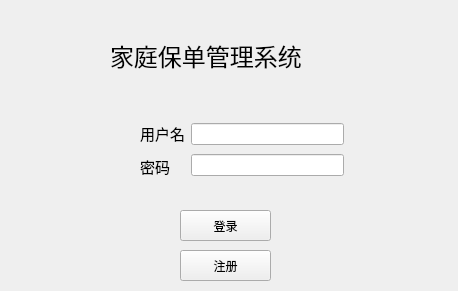
<?xml version="1.0" encoding="UTF-8"?>
<ui version="4.0">
 <class>systemLogin</class>
 <widget class="QWidget" name="systemLogin">
  <property name="geometry">
   <rect>
    <x>0</x>
    <y>0</y>
    <width>458</width>
    <height>291</height>
   </rect>
  </property>
  <property name="windowTitle">
   <string>系统登入</string>
  </property>
  <widget class="QLabel" name="label">
   <property name="geometry">
    <rect>
     <x>110</x>
     <y>30</y>
     <width>251</width>
     <height>51</height>
    </rect>
   </property>
   <property name="font">
    <font>
     <family>微软雅黑</family>
     <pointsize>18</pointsize>
    </font>
   </property>
   <property name="text">
    <string>家庭保单管理系统</string>
   </property>
  </widget>
  <widget class="QPushButton" name="loginBtn">
   <property name="geometry">
    <rect>
     <x>180</x>
     <y>210</y>
     <width>91</width>
     <height>31</height>
    </rect>
   </property>
   <property name="font">
    <font>
     <family>微软雅黑</family>
     <pointsize>9</pointsize>
    </font>
   </property>
   <property name="text">
    <string>登录</string>
   </property>
  </widget>
  <widget class="QPushButton" name="regBtn">
   <property name="geometry">
    <rect>
     <x>180</x>
     <y>250</y>
     <width>91</width>
     <height>31</height>
    </rect>
   </property>
   <property name="font">
    <font>
     <family>微软雅黑</family>
     <pointsize>9</pointsize>
    </font>
   </property>
   <property name="text">
    <string>注册</string>
   </property>
  </widget>
  <widget class="QWidget" name="">
   <property name="geometry">
    <rect>
     <x>140</x>
     <y>120</y>
     <width>204</width>
     <height>59</height>
    </rect>
   </property>
   <layout class="QHBoxLayout" name="horizontalLayout">
    <item>
     <layout class="QVBoxLayout" name="verticalLayout_2">
      <item>
       <widget class="QLabel" name="label_2">
        <property name="font">
         <font>
          <family>微软雅黑</family>
          <pointsize>11</pointsize>
         </font>
        </property>
        <property name="text">
         <string>用户名</string>
        </property>
       </widget>
      </item>
      <item>
       <widget class="QLabel" name="label_3">
        <property name="font">
         <font>
          <family>微软雅黑</family>
          <pointsize>11</pointsize>
         </font>
        </property>
        <property name="text">
         <string>密码</string>
        </property>
       </widget>
      </item>
     </layout>
    </item>
    <item>
     <layout class="QVBoxLayout" name="verticalLayout">
      <item>
       <widget class="QLineEdit" name="user"/>
      </item>
      <item>
       <widget class="QLineEdit" name="password"/>
      </item>
     </layout>
    </item>
   </layout>
  </widget>
 </widget>
 <resources/>
 <connections/>
</ui>
